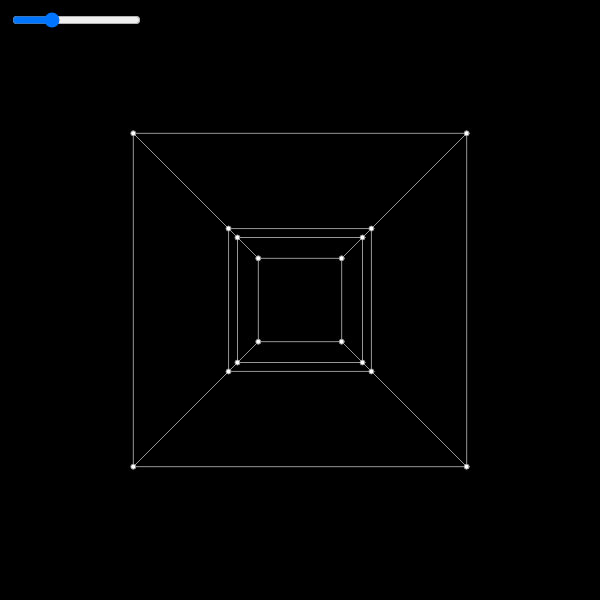
Frame 1 (no input)
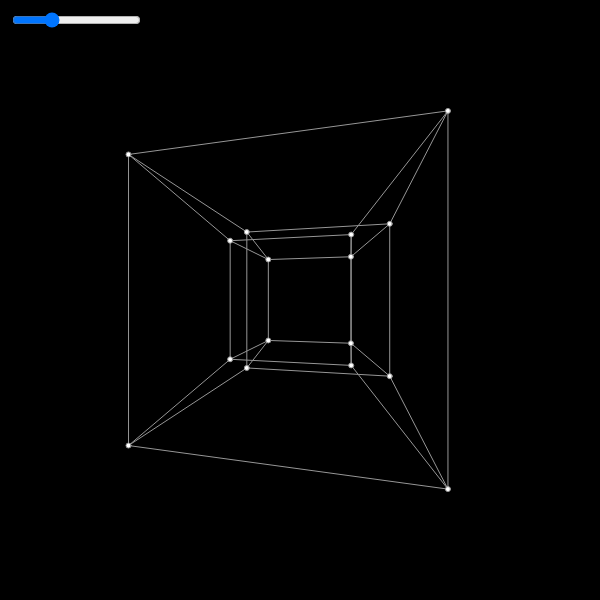
Frame 60 (no input)
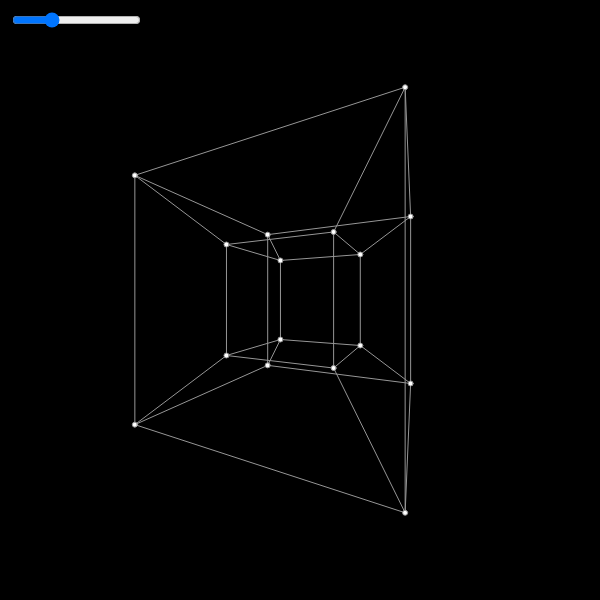
Frame 120 (the mouse pressed at the canvas centre since frame 60)

The p5.js sketch that drew these frames (run headless with seeded random() and noise() and a simulated clock; from frame 60 on, the mouse is pressed at the canvas centre):

// p5.js sketch
// ── sketch.js
const pointSize = 5 ;
const width = 600 ;
const height = 600 ;
const focalLength = 5 ;
var scale = 100 ;
var slider ;
var points = [] ;
points[0] = new Point(-1, -1, -1,[]);
points[1] = new Point(-1, 1, -1,[0]);
points[2] = new Point(1, 1, -1,[1]);
points[3] = new Point(1, -1, -1,[2,0]);
points[4] = new Point(-1, -1, 1,[0]);
points[5] = new Point(-1, 1, 1,[4,1]);
points[6] = new Point(1, 1, 1,[5,2]);
points[7] = new Point(1, -1, 1,[6,4,3]);

points[8] = new Point(-2, -2, -2,[0]);
points[9] = new Point(-2, 2, -2,[8,1]);
points[10] = new Point(2, 2, -2,[9,2]);
points[11] = new Point(2, -2, -2,[10,8,3]);
points[12] = new Point(-2, -2, 2,[8,4]);
points[13] = new Point(-2, 2, 2,[12,9,5]);
points[14] = new Point(2, 2, 2,[13,10,6]);
points[15] = new Point(2, -2, 2,[14,12,11,7]);

function setup() {
  createCanvas(width, height);
  slider = createSlider(10,width/4,scale);
  slider.position(10,10);
  perspectiving(focalLength,points);
}

function draw() {
  // frameRate(1);
  translate(width/2,height/2);
  scale = slider.value();
  background(0);
  fill(255);
  drawLines(points);
  drawPoints(points);
  rotating(0,0.03,0,points);
}


function drawPoints(a){
  fill(255);
  for(let i=0 ; i<a.length ;i++){
    circle(a[i].x*scale,a[i].y*scale,pointSize);
  }
}

function drawLines(a){
  noFill();
  stroke(150);
  strokeWeight(1);
  for(let i=0 ; i<a.length ; i++){
    for(let j=0 ; j<a[i].link.length ; j++){
      line(a[i].x*scale , a[i].y*scale,a[a[i].link[j]].x*scale,a[a[i].link[j]].y*scale);
    }
  }
}

function fixPerspectiving(flength,a){
  for(let i=0 ; i<a.length ; i++){
    a[i].x = a[i].x*(flength+a[i].z)/(flength);
    a[i].y = a[i].y*(flength+a[i].z)/(flength);
  }
}

function perspectiving(flength,a){
  for(let i=0 ; i<a.length ; i++){
    a[i].x = (flength*a[i].x)/(flength+a[i].z);
    a[i].y = (flength*a[i].y)/(flength+a[i].z);
  }
}

function rotating(xAngle,yAngle,zAngle,a){
  fixPerspectiving(focalLength,points);
  if(xAngle!=0)rotatingX(xAngle,a);
  if(yAngle!=0)rotatingY(yAngle,a);
  if(zAngle!=0)rotatingZ(zAngle,a);
  perspectiving(focalLength,points);
}

function rotatingX(xAngle,a){
  for(let i=0 ; i<a.length ;i++){
    y = a[i].y ;
    z = a[i].z ;
    a[i].y = y*Math.cos(xAngle)-z*Math.sin(xAngle);  
    a[i].z = y*Math.sin(xAngle)+z*Math.cos(xAngle);
  }
}

function rotatingY(yAngle,a){
  for(let i=0 ; i<a.length ;i++){
    x = a[i].x ;
    z = a[i].z ;
    a[i].x = x*Math.cos(yAngle)+z*Math.sin(yAngle);  
    a[i].z = -x*Math.sin(yAngle)+z*Math.cos(yAngle);
  }
}

function rotatingZ(zAngle,a){
  for(let i=0 ; i<a.length ;i++){
    x = a[i].x ;
    y = a[i].y ;
    a[i].x = x*Math.cos(zAngle)-y*Math.sin(zAngle);  
    a[i].y = x*Math.sin(zAngle)+y*Math.cos(zAngle);
  }
}

function Point(x,y,z,link){
  this.x = x ;
  this.y = y ;
  this.z = z ;
  this.link = link ;
}
